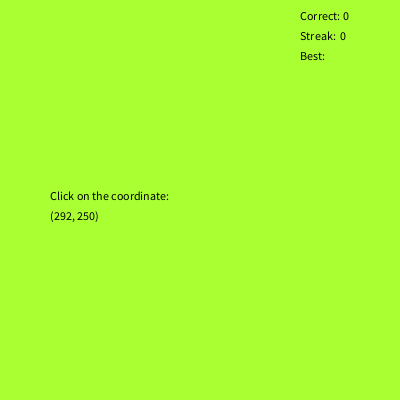
Frame 1 (no input)
Frame 60 (the mouse pressed at the canvas centre just before this capture): identical to frame 1, image omitted
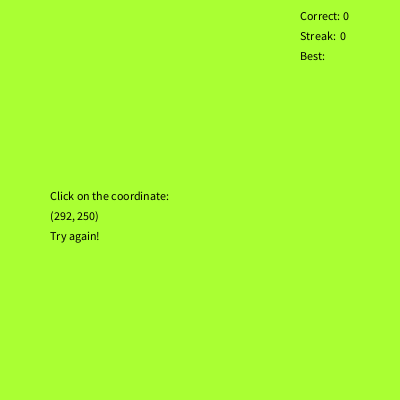
Frame 120 (the mouse held since frame 60 and released just before this capture)

The Processing sketch that drew these frames (run headless with seeded random() and noise(); from frame 60 on, the mouse is pressed at the canvas centre):

// Processing sketch: Coordinate_Game
// ── Coordinate_Game.pde
//Based off code by L. Hines https://editor.p5js.org/lhines/sketches/7bMbIzycS

void setup() {
  size(400, 400);
}

long x = Math.round(Math.random() * 370);
long y = Math.round(Math.random() * 370);
String output = "";
int correct = 0;
int streak = 0;
int startTime = millis();
int bestScore = 0;
String bestString = "";

void draw() {
  background(170,255,51);
  fill(0);
  text("Click on the coordinate:", 50, 200);
  text("(" + x + ", " + y + ")", 50, 220);
  text(output, 50, 240);
  text("Correct: "+ correct, 300, 20);
  text("Streak:  "+ streak, 300, 40);
  text("Best: "+ bestString, 300, 60);
}

void mousePressed() {
  float k = abs(dist(x, y, mouseX, mouseY));
  //console.log(k)
  if (k < 100) {
    output = "Great job!";
    x = Math.round(Math.random() * 370);
    y = Math.round(Math.random() * 370);
    correct++;
    streak++;
  } else {
    output = "Try again!";
    if (streak > bestScore) {
      bestScore = streak;
      bestString = streak +" correct \r\n               in\r\n           " + (millis()-startTime)/1000 + " sec"; 
      startTime = millis();
    }
    streak = 0;
  }
}
